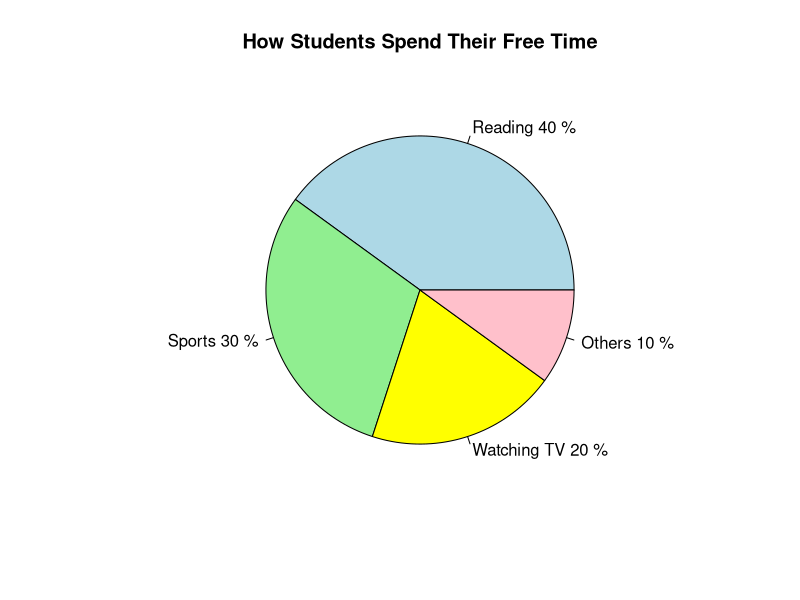

Generate this figure with R:
# ---- pie-chart2 ---- 

# Define the data
activities <- c("Reading", "Sports", "Watching TV", "Others")
percentages <- c(40, 30, 20, 10)

# Create labels that include both the activity and the percentage
labels <- paste(activities, percentages, "%")

# Create the pie chart
pie(
  percentages,
  labels = labels,
  col = c("lightblue", "lightgreen", "yellow", "pink"),
  main = "How Students Spend Their Free Time"
)
